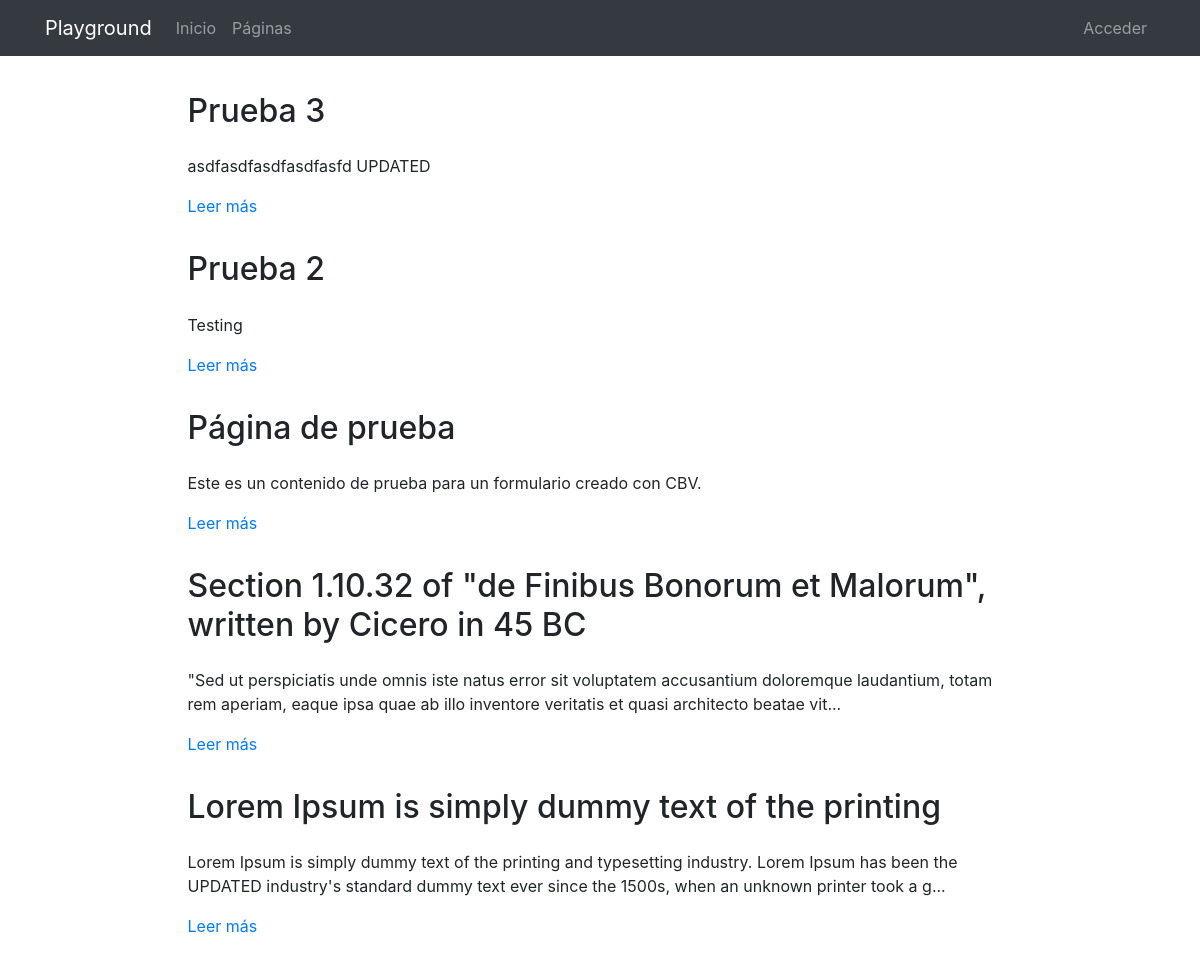
Page /pages/ on the earlier database version.
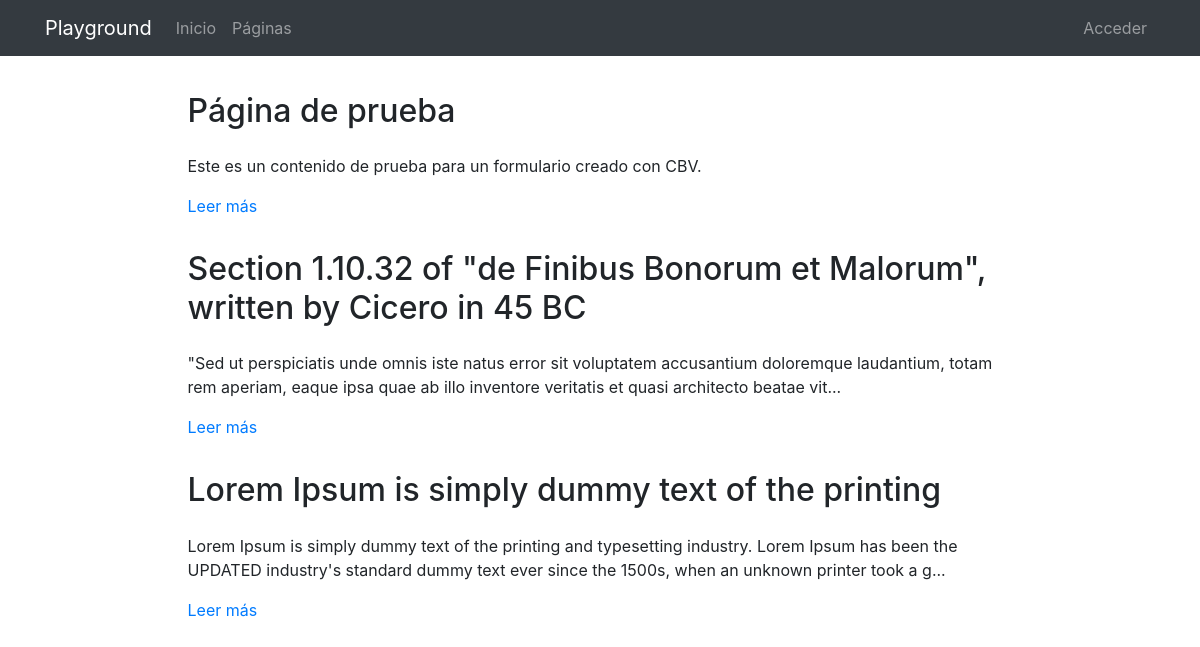
Same page on the later database version.
### pages/models.py (models this page shows, shortened)
class Page(models.Model):
    title = models.CharField(verbose_name="Título", max_length=200)
    content = RichTextField(verbose_name="Contenido")
    order = models.SmallIntegerField(verbose_name="Orden", default=0)
    created = models.DateTimeField(auto_now_add=True, verbose_name="Fecha de creación")
    updated = models.DateTimeField(auto_now=True, verbose_name="Fecha de edición")
    class Meta:
        verbose_name = "página"
        verbose_name_plural = "páginas"
        ordering = ['order', 'title']

### pages/views.py (the view)
# urls.py: path('', PageListView.as_view(), name='pages'),
class PageListView(ListView):
    model = Page

### pages/templates/pages/page_list.html (shortened to what this page needs)
{% extends 'core/base.html' %}
{% load static %}
{% block content %}
{% include 'pages/includes/pages_menu.html' %}
<main role="main">
  <div class="container mb-4">
    {% for page in page_list|dictsort:"id" reversed %}
      <div class="row mt-3">
        <div class="col-md-9 mx-auto">
          <h2 class="mb-4">{{page.title}}</h2>
          <div>
            <p>{{page.content|striptags|safe|truncatechars:"200"}}</p>
            <p><a href="{% url 'pages:page' page.id page.title|slugify %}">Leer más</a>
            </p>
          </div>
        </div>
      </div>
    {% endfor %}
  </div>
</main>
{% endblock %}

Differences in the rows shown:
removed Page: title "Prueba 3", content "asdfasdfasdfasdfasfd UPDATED"
removed Page: title "Prueba 2", content "Testing"
